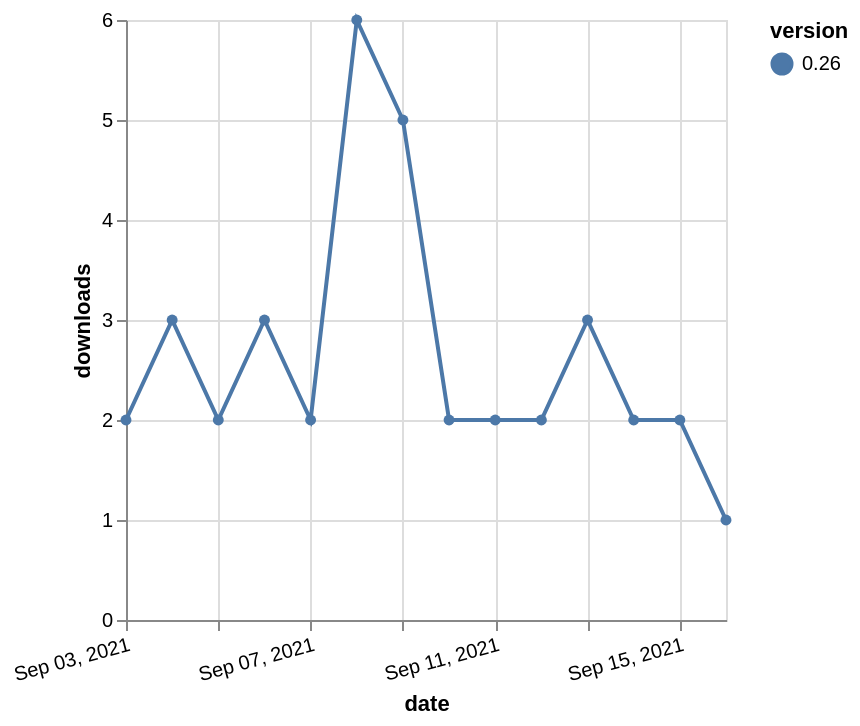

Here is the Vega-Lite specification saved for this chart:
### Vega-Lite specification from a JSON file in a GitHub repository (floating-point values rounded to 4 significant figures)
{"$schema": "https://vega.github.io/schema/vega-lite/v5.json", "description": "A simple bar chart with embedded data.", "data": {"values": [{"date": "2021-09-03", "total": 2876, "delta": 2, "version": "0.26"}, {"date": "2021-09-04", "total": 2879, "delta": 3, "version": "0.26"}, {"date": "2021-09-05", "total": 2881, "delta": 2, "version": "0.26"}, {"date": "2021-09-06", "total": 2884, "delta": 3, "version": "0.26"}, {"date": "2021-09-07", "total": 2886, "delta": 2, "version": "0.26"}, {"date": "2021-09-08", "total": 2892, "delta": 6, "version": "0.26"}, {"date": "2021-09-09", "total": 2897, "delta": 5, "version": "0.26"}, {"date": "2021-09-10", "total": 2899, "delta": 2, "version": "0.26"}, {"date": "2021-09-11", "total": 2901, "delta": 2, "version": "0.26"}, {"date": "2021-09-12", "total": 2903, "delta": 2, "version": "0.26"}, {"date": "2021-09-13", "total": 2906, "delta": 3, "version": "0.26"}, {"date": "2021-09-14", "total": 2908, "delta": 2, "version": "0.26"}, {"date": "2021-09-15", "total": 2910, "delta": 2, "version": "0.26"}, {"date": "2021-09-16", "total": 2911, "delta": 1, "version": "0.26"}]}, "width": "container", "mark": {"type": "line", "point": {"filled": true}}, "encoding": {"x": {"field": "date", "type": "temporal", "timeUnit": "yearmonthdate", "title": "date", "axis": {"labelAngle": -15}}, "y": {"field": "delta", "type": "quantitative", "title": "downloads"}, "color": {"field": "version", "type": "nominal"}, "tooltip": {"field": "delta"}}}
